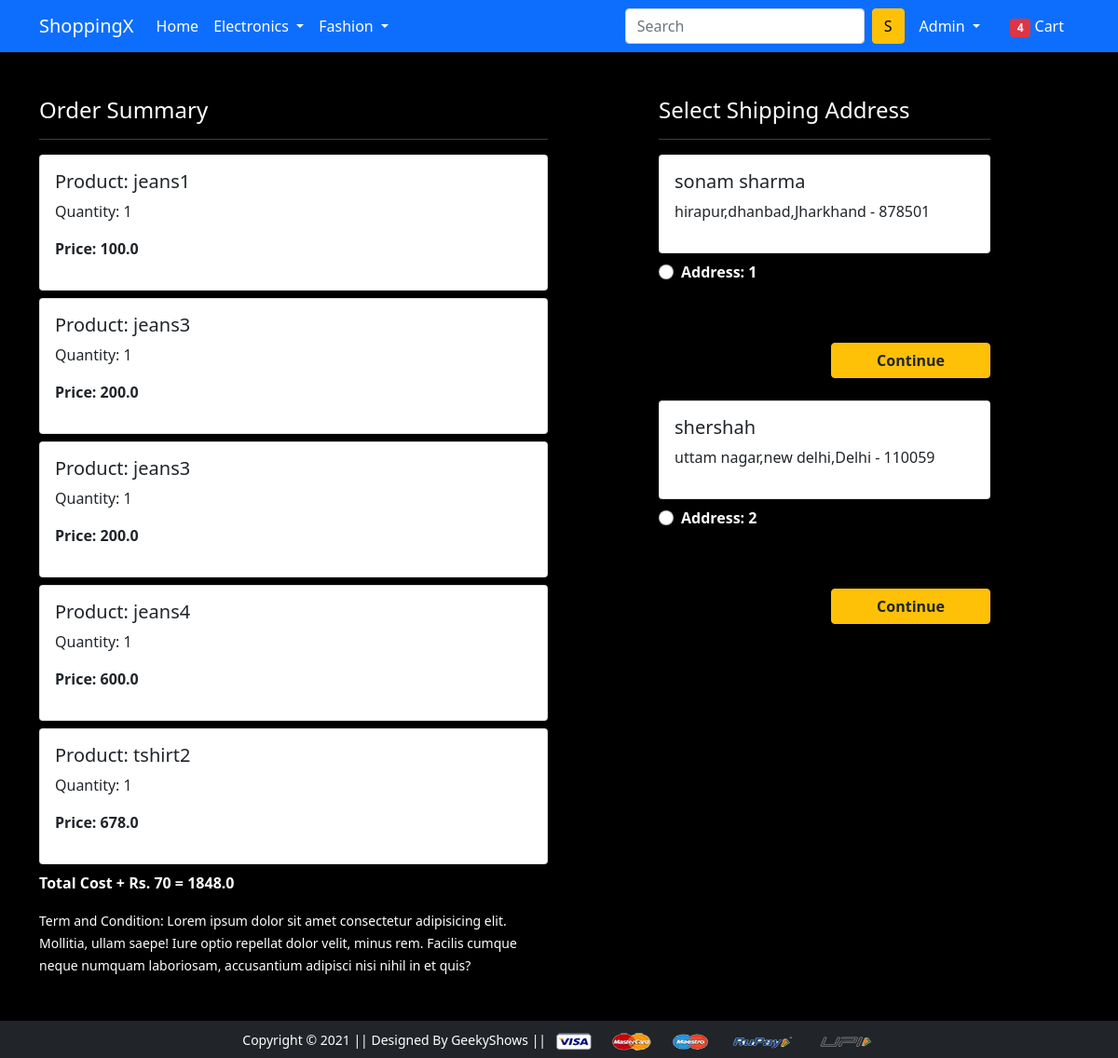
/checkout/ (signed in), run on an earlier commit of the app's database.
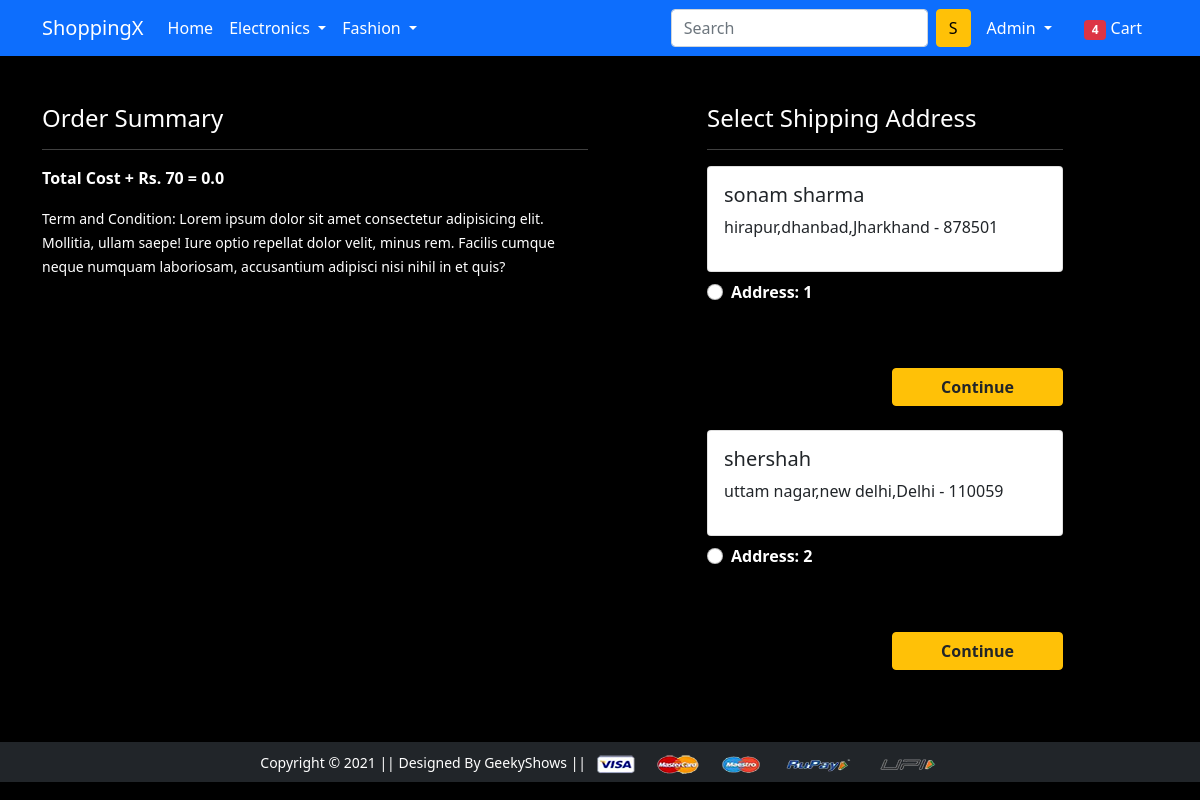
And on a later commit of the database.
### app/models.py (models this page shows, shortened)
class  Cart(models.Model):
    user  = models.ForeignKey(User,on_delete=models.CASCADE)
    product = models.ForeignKey(Product,on_delete=models.CASCADE)
    quantity = models.PositiveIntegerField(default=1)
    @property
    def total_cost(self):
        return self.quantity * self.product.discounted_price

class Product(models.Model):
    title = models.CharField(max_length=100)
    selling_price = models.FloatField()
    discounted_price =  models.FloatField()
    description = models.TextField()
    brand = models.CharField(max_length=100)
    category = models.CharField(choices=CATEGORY_CHOICES,max_length=2)
    product_image = models.ImageField(upload_to='productimg')

class Customer(models.Model):
    user = models.ForeignKey(User,on_delete=models.CASCADE)
    name = models.CharField(max_length=200)
    locality = models.CharField(max_length=200)
    city = models.CharField(max_length=50)
    zipcode = models.IntegerField()
    state = models.CharField(choices=STATE_CHOICES,max_length=50)

### app/views.py (the view)
# urls.py: path('checkout/', views.checkout, name='checkout'),
def checkout(request):
  user = request.user
  add = Customer.objects.filter(user=user)
  cart_items = Cart.objects.filter(user = user)
  amount=0.0
  shipping_amount=70.0
  totalamount=0.0
  cart_product =[p for p in Cart.objects.all() if p.user == request.user]
  if cart_product:
    for p in cart_product:
      tempamount =(p.quantity * p.product.discounted_price)
      amount +=tempamount
    totalamount = amount + shipping_amount
  return render(request,'app/checkout.html',{'add':add,'totalamount':totalamount,"cart_items":cart_items})

### app/templates/app/checkout.html (shortened to what this page needs)
{% extends 'app/base.html' %}
{% load static %}
{% block main-content %}
<div class="container">
 <div class="row mt-5">
  <div class="col-sm-6">
    <h4 class="text-white">Order Summary</h4>
    <hr>
    {% for item in cart_items %}
      <div class="card mb-2">
        <div class="card-body">
          <h5 class="text-dark">Product: {{item.product.title}}</h5>
          <p class="text-dark">Quantity: {{item.quantity}}</p>
          <p class="fw-bold text-dark">Price: {{item.total_cost}}</p>
        </div>
      </div>
      {% endfor %}
      <p class="fw-bold">Total Cost + Rs. 70 = {{totalamount}}</p>
    <small class="text-white">Term and Condition: Lorem ipsum dolor sit amet consectetur adipisicing elit. Mollitia, ullam saepe! Iure optio repellat dolor velit, minus rem. Facilis cumque neque numquam laboriosam, accusantium adipisci nisi nihil in et quis?</small>
  </div>
  <div class="col-sm-4 offset-sm-1">
    <h4 class="text-white">Select Shipping Address</h4>
    <hr>
    <form action="/paymentdone">
      {% for ad in add %}
      <div class="card">
        <div class="card-body">
        <h5 class="text-dark">{{ad.name}}</h5>
        <p class="text-dark">{{ad.locality}},{{ad.city}},{{ad.state}} - {{ad.zipcode}}</p>
        </div>
      </div>
        <div class="form-check mt-2 mb-5">
          <input class="form-check-input" type="radio" name="custid"
          id="custadd{{forloop.counter}}"
          value="{{ad.id}}">
          <label class="form-check-label fw-bold text-white" for="custadd{{forloop.counter}}">
            Address: {{forloop.counter}}</label>
        </div>
        <div class="text-end">
          <button type="submit" class="btn btn-warning mt-3 px-5 fw-bold text-dark">Continue</button>
        </div>
        <br>
         {% endfor %}
      </form>
    </div>
  </div>
</div>
{% endblock main-content %}

What changed in the data, as far as the page shows it:
removed Cart: product "jeans1", quantity "1", total_cost "100.0"
removed Cart: product "jeans3", quantity "1", total_cost "200.0"
removed Cart: product "jeans3", quantity "1", total_cost "200.0"
removed Cart: product "jeans4", quantity "1", total_cost "600.0"
removed Cart: product "tshirt2", quantity "1", total_cost "678.0"
Also different on the page:
{{ totalamount }}: "1848.0" → "0.0"
